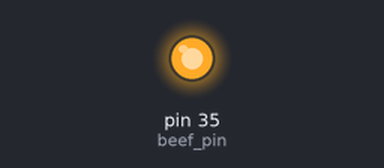
Recording of a program running on a simulated Raspberry Pi (header pin numbers). On the bench: output pins drawn as LEDs (lit = HIGH). At 2.0 s the program stops and its outputs stay as they are.

Above: at 0.1 s.
At 2.1 s:
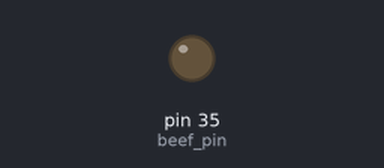
Timing chart, 0 to 3.5 s (numbered marks = the images above):
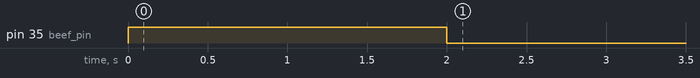

The program:

init.py
```python
import RPi.GPIO as GPIO
import time

beef_pin = 35

def init():
	GPIO.setwarnings(False)
	GPIO.setmode(GPIO.BOARD)
	GPIO.setup(beef_pin,GPIO.OUT)
	GPIO.output(beef_pin,GPIO.HIGH)
	pass

init()
time.sleep(2)
GPIO.cleanup()
```

Measured:
- by itself, pin 35 (beef_pin): LOW → HIGH at 0.00 s, → LOW 2.0 s later
